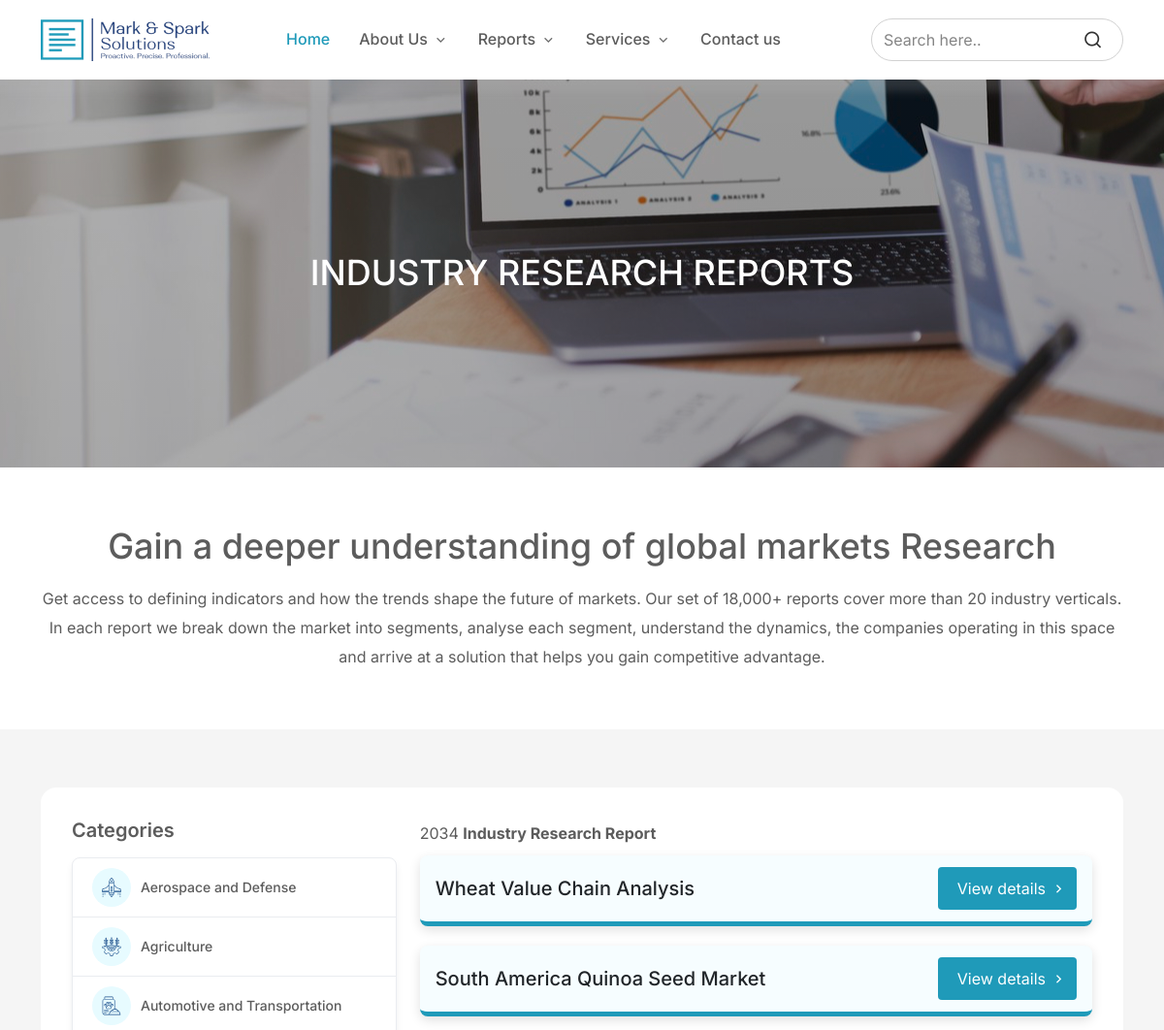
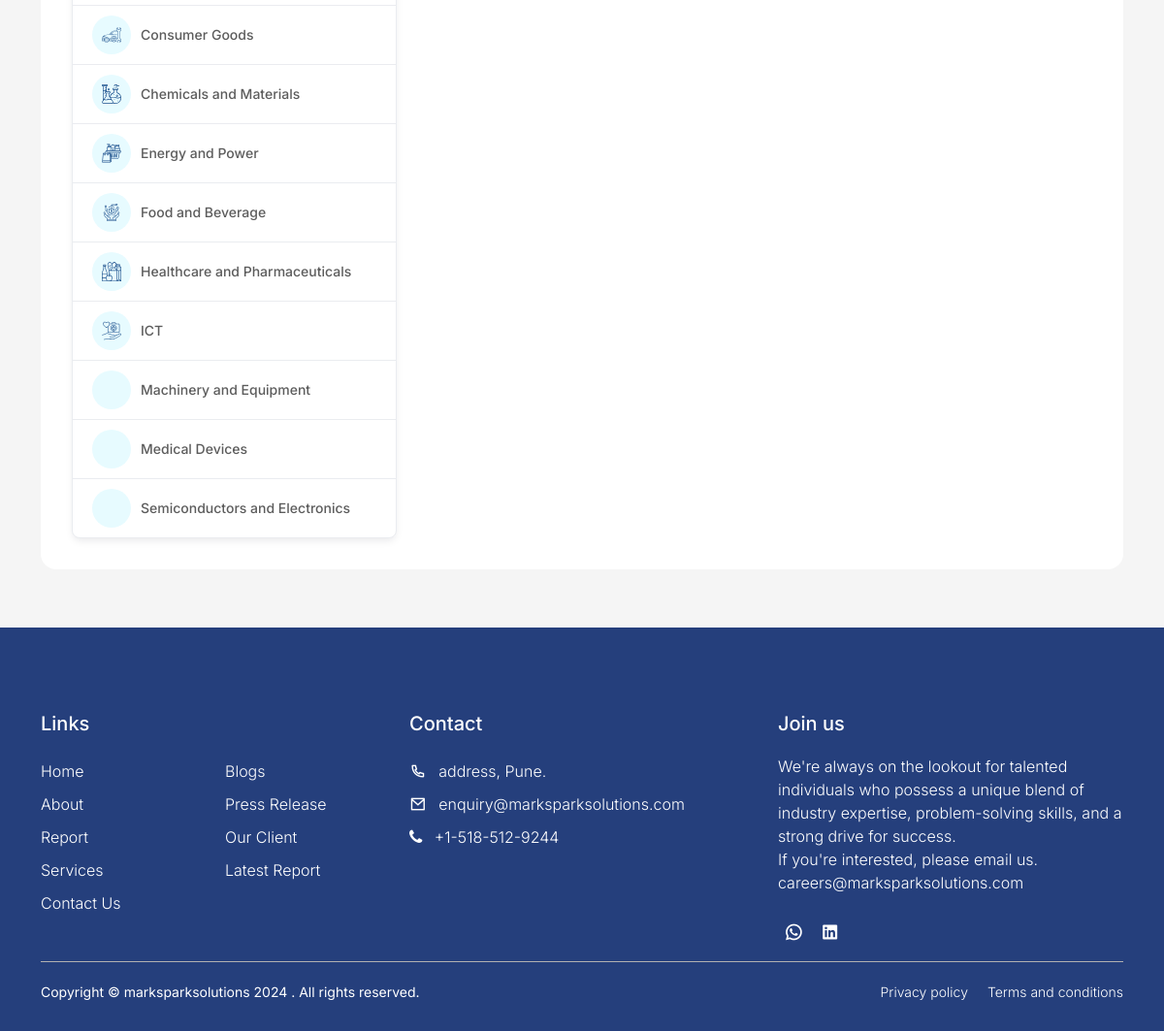
Screenshot of /web/reportsCatwise/Agriculture/2 with the database file from the repository (2 pictures, top to bottom).
### tables this page shows
CREATE TABLE `tbl_report_categories` (
  `report_category_id` int(11) NOT NULL,
  `report_category_name` varchar(300) NOT NULL,
  `status` enum('Active','Inactive') NOT NULL DEFAULT 'Active',
  `created` datetime NOT NULL DEFAULT current_timestamp(),
  `modified` datetime NOT NULL DEFAULT current_timestamp() ON UPDATE current_timestamp()
);

CREATE TABLE `tbl_report_category_list` (
  `report_category_list_id` int(11) NOT NULL,
  `report_category_id` int(11) NOT NULL,
  `report_category_list_name` varchar(300) NOT NULL,
  `report_category_list_download` varchar(300) NOT NULL,
  `status` enum('Active','Inactive') NOT NULL DEFAULT 'Active',
  `created` datetime NOT NULL DEFAULT current_timestamp() ON UPDATE current_timestamp(),
  `modified` datetime NOT NULL DEFAULT current_timestamp() ON UPDATE current_timestamp()
);

### application/controllers/Web.php (called while the page is built, shortened)
<?php
class Web extends CI_Controller {
    public function __construct() {
        $this->load->helper('url');
        $this->load->model('frontweb/reportcategoryweb_model');
    }
    public function reportsCatwise($reportcategory_name, $reportcategory_id) {
          $data["reportcategoriesweb"] = $this->reportcategoryweb_model->getReportCategoryWeb();
          $data["reportcategorieslistwebcatwise"] = $this->reportcategoryweb_model->getReportCategoryListWebCatid($reportcategory_id);
          $this->load->view('website_pages/templates/header', $data);
          $this->load->view('website_pages/reports_categorywise', $data);
          $this->load->view('website_pages/templates/footer');
    }
}

### index.php (called while the page is built, shortened)
<?php
require_once BASEPATH.'core/CodeIgniter.php';

### application/models/frontweb/Reportcategoryweb_model.php (called while the page is built, shortened)
<?php
class Reportcategoryweb_model extends CI_model {
    public function getReportCategoryWeb() {
        try {
            $this->db->select('*');
            $this->db->from('tbl_report_categories');
            $selquery = $this->db->get();
            if($this->db->affected_rows() > 0) {
               return $selquery->result_array();
             } else {
               return false;
            }
        } catch (Exception $ex) {
            error_log($ex->getTraceAsString());
            echo $ex->getTraceAsString();
            return false;
        }
    }
     public function getReportCategoryListWebCatid($reportcategory_id) {
        try {
            $this->db->select('*');
            $this->db->from('tbl_report_category_list');
            $this->db->where('report_category_id', $reportcategory_id);
            $selquery = $this->db->get();
            if($this->db->affected_rows() > 0) {
               return $selquery->result_array();
             } else {
               return false;
            }
        } catch (Exception $ex) {
            error_log($ex->getTraceAsString());
            echo $ex->getTraceAsString();
            return false;
        }
    }
}

### application/views/website_pages/reports_categorywise.php (the view, shortened to what this page needs)
<main class="main-section-page report-page">
      <section class="inner_banner">
        <div class="container">
            <div class="row justify-content-center">
                <div class="col-sm-8">
                    <div class="innerbanner_caption text-center">
                        <h1 class="text-white">INDUSTRY RESEARCH REPORTS</h1>
                    </div>
                </div>
            </div>
        </div>
      </section>
      <section>
        <div class="container">
        <div class="main_heading text-center mb-3">
            <h2>Gain a deeper understanding of global markets Research</h2>
        </div>
        <p class="text-center">Get access to defining indicators and how the trends shape the future of markets. Our set of 18,000+ reports cover more than 20 industry verticals.
            In each report we break down the market into segments, analyse each segment, understand the dynamics, the companies operating in this space and arrive at a solution that helps you gain competitive advantage.
        </p>
        </div>
      </section>
      <section class="reports_sec">
        <div class="container">
            <div class="row justify-content-center">
                <div class="col-sm-12">
                    <div class="reports_wraper">
                        <div class="row gy-4">
                            <div class="col-sm-4">
                                <div class="categories">
                                    <h4 class="cat_title">Categories</h4>
                                    <ul class="cat_list">
                                        <?php
                                        $i = 1;
                                            if(!empty($reportcategoriesweb)) {
                                              foreach($reportcategoriesweb as $row) {
                                                $imgsrc = base_url("website-assets/images/icons/cat-icon-".$i.".svg");
                                        ?>
                                        <li>
                                            <a href="<?php echo base_url('web/reportsCatwise/'); ?><?php echo str_replace(" ", "-", $row["report_category_name"]);?>/<?php echo $row["report_category_id"]; ?>" target="_blank">
                                                <div class="cat_icon">
                                                    <img src="<?php echo $imgsrc; ?>" alt="">
                                                </div>
                                                <p><?php echo $row["report_category_name"];?></p>
                                            </a>
                                        </li>
                                        <?php $i++; } } ?>
                                    </ul>
                                </div>
                            </div>
                            <div class="col-sm-8">
                            <p>2034 <b>Industry Research Report</b></p>
                                <div class="reports_list">
                                    <?php
                                        if(!empty($reportcategorieslistwebcatwise)) {
                                              foreach($reportcategorieslistwebcatwise as $row) {
                                        ?>
                                    <div class="reportlist_item">
                                        <h5><?php echo $row["report_category_list_name"];?></h5>
                                        <a href="<?php echo base_url('web/report_details/'); ?><?php echo $row["report_category_list_id"]; ?>" class="custom_btn">View details<i class="ri-arrow-right-s-line"></i></a>
                                    </div>
                                    <?php } } ?>
                                </div>
                            </div>
                        </div>
                    </div>
                </div>
            </div>
        </div>
      </section>
    </main>

### application/views/website_pages/templates/header.php (shortened to what this page needs)
<!DOCTYPE html>
<html lang="en">
<head>
    <link href="https://cdn.jsdelivr.net/npm/bootstrap@5.3.3/dist/css/bootstrap.min.css"  rel="stylesheet"  />
      <link href="https://cdn.jsdelivr.net/npm/remixicon@4.3.0/fonts/remixicon.css" rel="stylesheet" />
    <link  rel="stylesheet"  href="https://unpkg.com/swiper/swiper-bundle.min.css" />
    <link rel="stylesheet" href="<?php echo base_url('website-assets/css/style.css'); ?>" />
    <link rel="stylesheet" href="<?php echo base_url('website-assets/css/responsive.css'); ?>" />
    <link rel="stylesheet" href="https://cdnjs.cloudflare.com/ajax/libs/font-awesome/4.7.0/css/font-awesome.min.css">
  </head>
  <body>
    <header class="header">
      <nav class="navbar navbar-expand-lg">
        <div class="container">
          <a class="navbar-brand" href="#">
            <img src="<?php echo base_url('website-assets/images/logo.png'); ?>" alt="" />
          </a>
          <div class="collapse navbar-collapse" id="navbarSupportedContent">
            <ul class="navbar-nav m-auto mb-2 mb-lg-0">
              <li class="nav-item">
                <a class="nav-link active" aria-current="page" href="<?php echo base_url('web'); ?>">Home</a>
              </li>
              <li class="nav-item">
                <a class="nav-link has_drop" href="<?php echo base_url('web/about'); ?>">About Us </a>
                <span class="openDrop"><i class="ri-arrow-down-s-line"></i></span>
              </li>
              <li class="nav-item">
                <a class="nav-link has_drop" href="<?php echo base_url('web/reports'); ?>">Reports </a>
                <span class="openDrop"><i class="ri-arrow-down-s-line"></i></span>
              </li>
              <li class="nav-item">
                <a class="nav-link has_drop" href="#">Services </a>
                <span class="openDrop"><i class="ri-arrow-down-s-line"></i></span>
              </li>
              <li class="nav-item">
                <a class="nav-link" href="<?php echo base_url('web/contact_us'); ?>">Contact us</a>
              </li>
            </ul>
          </div>
          <div class="header_right">
            <form class="d-flex" role="search">
              <input
                class="form-control "
                type="search"
                placeholder="Search here.."
                aria-label="Search"
              />
              <button class="ser_btn" type="submit">
                <i class="ri-search-line"></i>
              </button>
            </form>
          </div>
        </div>
      </nav>
    </header>

### application/views/website_pages/templates/footer.php (shortened to what this page needs)
 <footer class="footer">
        <div class="container">
            <div class="ftr_cont">
          <div class="row">
            <div class="col-sm-12 col-lg-4 col-xl-4 mt-3">
                <div class="ftr_item">
                    <h4 class="ftr_title">Links</h4>
                    <div class="row">
                        <div class="col-6">
                        <ul class="ftr_links">
                            <li>
                                <a href="<?php echo base_url('web'); ?>">Home</a>
                            </li>
                            <li>
                                <a href="<?php echo base_url('web/about'); ?>">About </a>
                            </li>
                            <li>
                                <a href="#">Report</a>
                            </li>
                            <li>
                                <a href="<?php echo base_url('web/consulting_model'); ?>">Services </a>
                            </li>
                            <li>
                            <a href="<?php echo base_url('web/contact_us'); ?>">Contact Us</a>
                            </li>
                        </ul>
                        </div>
                        <div class="col-6">
                            <ul class="ftr_links">
                                <li>
                                    <a href="<?php echo base_url('web/blog'); ?>">Blogs</a>
                                </li>
                                <li>
                                    <a href="<?php echo base_url('web/press_release'); ?>">Press Release</a>
                                </li>
                                <li>
                                    <a href="<?php echo base_url('web/client_testimonials'); ?>">Our Client </a>
                                </li>
                                <li>
                                    <a href="#">Latest Report</a>
                                </li>
                            </ul>
                        </div>
                    </div>
                </div>
            </div>
            <div class=" col-lg-4 col-xl-4 mt-3">
                <div class="ftr_item">
                    <h4 class="ftr_title">Contact</h4>
                    <ul class="contact_info">
                        <li>
                        <i class="ri-phone-line"></i>
                            <a href="#">address, Pune.</a>
                        </li>
                        <li>
                        <i class="ri-mail-line"></i>
                            <a href="mailto:enquiry@marksparksolutions.com">enquiry@marksparksolutions.com</a>
                        </li>
                        <li>
                            <i class="fa fa-phone"></i>
                            <a href="tel:+1-518-512-9244">+1-518-512-9244</a>
                        </li>
                    </ul>
                </div>
            </div>
            <div class="col-sm-12 col-lg-4 col-xl-4 mt-3">
                    <div class="ftr_item">
                        <h4 class="ftr_title">Join us</h4>
                        <p>We're always on the lookout for talented individuals who possess a unique blend of industry expertise, problem-solving skills, and a strong drive for success.
                        <br>
                        If you're interested, please email us.  <a href="mailto:careers@marksparksolutions.com">careers@marksparksolutions.com</a>
                        </p>
                    </div>
                    <div class="ftr_item mt-4">
                        <ul class="contact-social">
                            <li>
                            <a aria-label="Chat on WhatsApp" href="https://wa.me/+15185129244"> <i class="ri-whatsapp-line"></i></a>
                            </li>
                            <li>
                            <a href="https://www.linkedin.com/company/mark-spark-solutions/mycompany/" target="_blank"><i class="ri-linkedin-box-fill"></i></a>
                            </li>
                        </ul>
                    </div>
            </div>
            </div>
          </div>
          <div class="copyright">
            <div class="row">
              <div class="col-lg-5 col-md-7 col-sm-12 cfooter-center">
                <p>Copyright © marksparksolutions 2024 . All rights reserved.</p>
              </div>
              <div class="col-lg-7 col-md-5 col-sm-12 cfooter-right">
                <ul>
                    <li> <a href="<?php echo base_url('web/privacy_policy'); ?>"> Privacy policy </a> </li>
                    <li> <a href="<?php echo base_url('web/term_conditions'); ?>"> Terms and conditions </a> </li>
                </ul>
              </div>
            </div>
          </div>
        </div>
      </footer>
  </body>
</html>

### rows the page displays
tbl_report_categories: shows a picture, report_category_name "Aerospace and Defense"
tbl_report_categories: shows a picture, report_category_name "Agriculture"
tbl_report_categories: shows a picture, report_category_name "Automotive and Transportation"
tbl_report_categories: shows a picture, report_category_name "Consumer Goods"
tbl_report_categories: shows a picture, report_category_name "Chemicals and Materials"
tbl_report_categories: shows a picture, report_category_name "Energy and Power"
tbl_report_categories: shows a picture, report_category_name "Food and Beverage"
tbl_report_categories: shows a picture, report_category_name "Healthcare and Pharmaceuticals"
tbl_report_categories: shows a picture, report_category_name "ICT"
tbl_report_categories: report_category_name "Machinery and Equipment"
tbl_report_categories: report_category_name "Medical Devices"
tbl_report_categories: report_category_name "Semiconductors and Electronics"
tbl_report_category_list: report_category_list_name "Wheat Value Chain Analysis"
tbl_report_category_list: report_category_list_name "South America Quinoa Seed Market"
